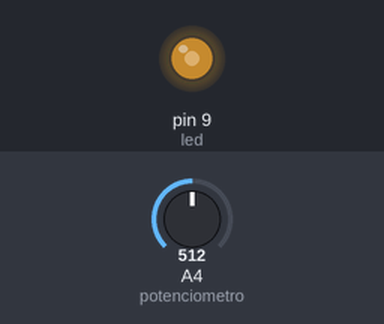
This sketch was run on a simulated Arduino Uno, built with avr-gcc and run on an emulated ATmega328P. Parts: output pins drawn as LEDs (lit = HIGH). The test bench sets the inputs (shaded band); at power-on: A4 (potenciometro) = 512.

Above: at 1.2 s.
1.3 s: A4 (potenciometro) set to 716
At 2.0 s:
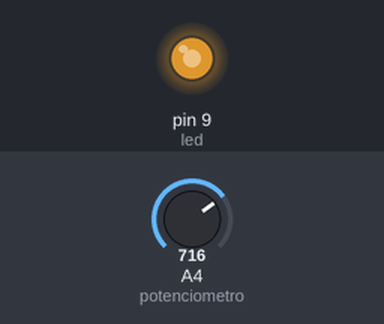
2.8 s: A4 (potenciometro) set to 900
At 3.1 s:
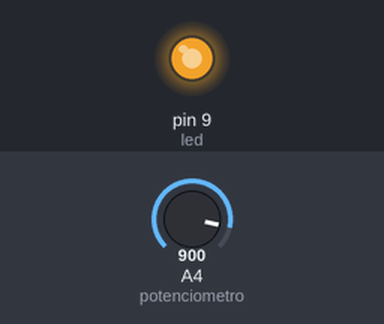
4.3 s: A4 (potenciometro) set to 122
At 5.4 s:
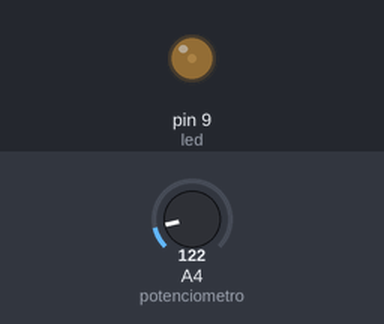
5.8 s: A4 (potenciometro) set to 0
At 6.6 s:
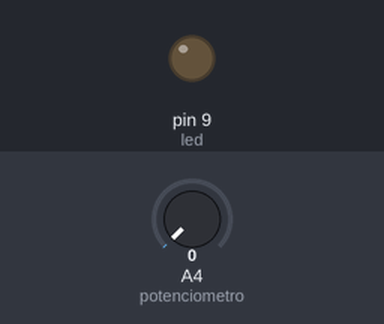
Timing chart, 0 to 8.3 s (numbered marks = the images above; inputs shaded):
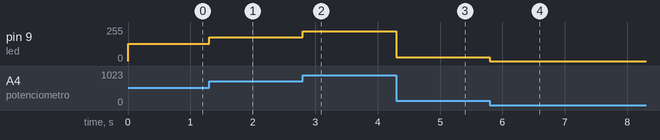

The sketch:

potenciometro___led.ino
```cpp
const int led = 9;
const int potenciometro = 4;

void setup(){

  pinMode(led,OUTPUT);

}

void loop(){


  int intensidad = (analogRead(potenciometro) / 4); // entre 0 y 1023
  analogWrite(led, intensidad); // entre  0 y 255 por eso dividimos xd

}
```

Measured:
- after the input at 1.3 s, pin 9 (led): 128/255 → 179/255 at once
- after the input at 2.8 s, pin 9 (led): 179/255 → 225/255 at once
- after the input at 4.3 s, pin 9 (led): 225/255 → 30/255 at once
- after the input at 5.8 s, pin 9 (led): 30/255 → 0/255 at once
